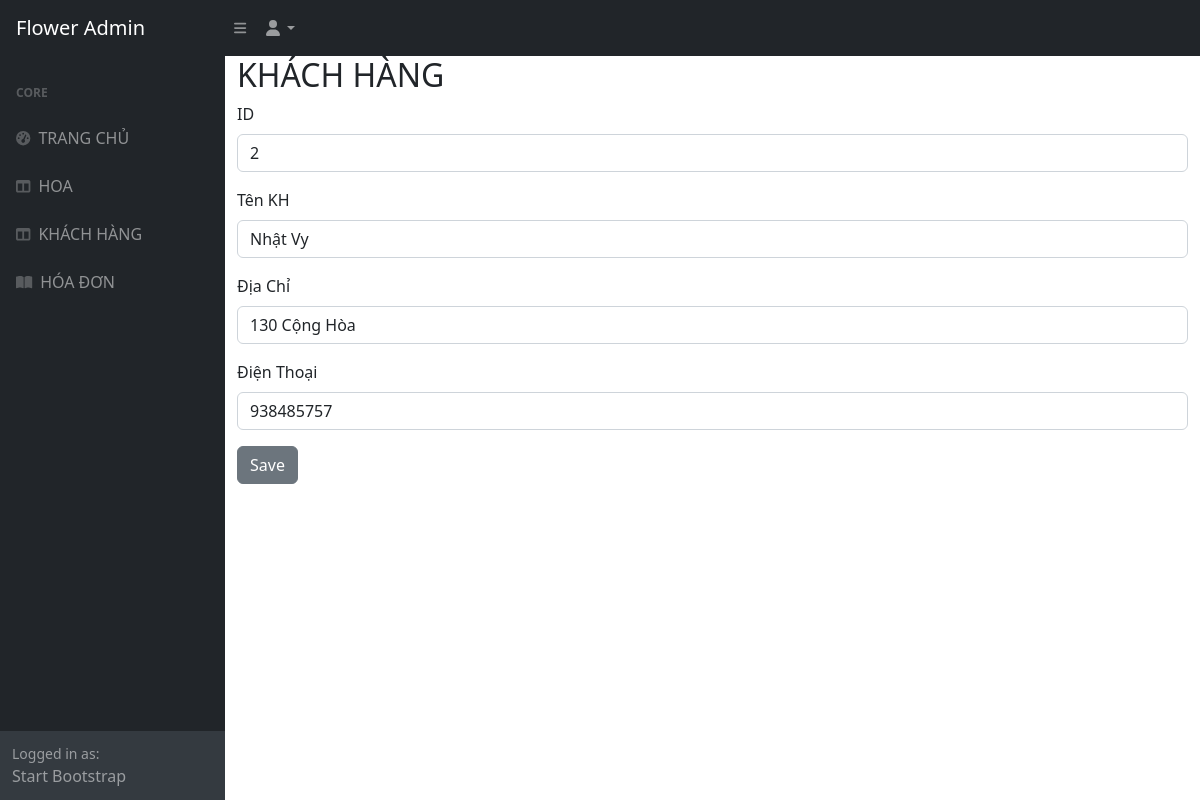
The app's page /khachhang_update/2/ with its own data.
### home/models.py (models this page shows, shortened)
class KhachHang(models.Model):
    user = models.ForeignKey(User, on_delete=models.CASCADE)
    TenKH = models.CharField(max_length=200)
    DiaChi = models.CharField(max_length=400)
    DienThoai = models.IntegerField(default=0)

### home/views.py (the view, shortened to what this page needs)
# urls.py: path('khachhang_update/<int:id>/', views.khachhang_update, name='khachhang_update'),
def khachhang_update(request, id):
    item_khachhang = KhachHang.objects.get(id = id)
    return render(request, 'QuanLy/khachhang_update.html', {'item_khachhang':item_khachhang})

### home/templates/QuanLy/khachhang_update.html (shortened to what this page needs)
{% extends "pages/layout_QL.html" %}
{% block content %}
{%load static %}
<div id="layoutSidenav_content">
<main>
    <form action="{% url 'khachhang_update' id=item_khachhang.id %}" method="post" enctype="multipart/form-data">
    <div class="container">
        <h2>KHÁCH HÀNG</h2>
        <div class="mb-3">
            <label for="id" class="form-label">ID</label>
            <input type="number" class="form-control" name="id" placeholder="" value="{{item_khachhang.id}}" readonly>
        </div>
        <div class="mb-3">
            <label for="TenKH" class="form-label">Tên KH</label>
            <input type="text" class="form-control" name="TenKH" placeholder="" value="{{item_khachhang.TenKH}}">
        </div>
        <div class="mb-3">
            <label for="DiaChi" class="form-label">Địa Chỉ</label>
            <input type="text" class="form-control" name="DiaChi" placeholder="" value="{{item_khachhang.DiaChi}}">
        </div>
        <div class="mb-3">
            <label for="DienThoai" class="form-label">Điện Thoại</label>
            <input type="number" class="form-control" name="DienThoai" placeholder="" value="{{item_khachhang.DienThoai}}">
        </div>
        <div class="form-group">
        <div class="col-md-offset-2 col-md-10">
            <input type="submit" value="Save" class="btn btn-secondary" name=""/>
        </div>
    </div>
    </div>
    </form>
</main>
</div>
{% endblock %}

### records on screen
KhachHang: id "2", TenKH "Nhật Vy", DiaChi "130 Cộng Hòa", DienThoai "938485757"
